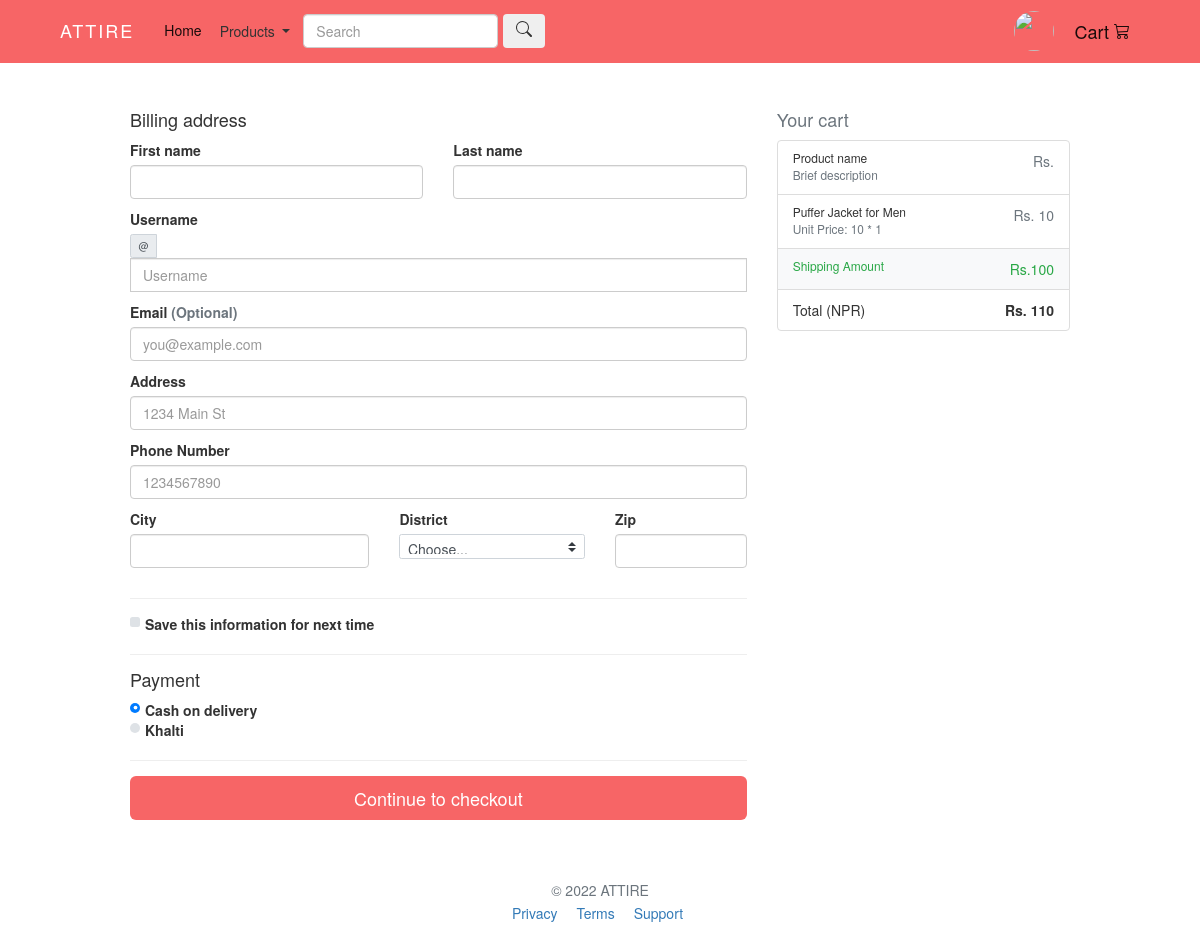
/user/checkout/ (signed in), run on the app's committed database.
### user/models.py (models this page shows)
class Cart(models.Model):
    user = models.ForeignKey (User, on_delete=models.CASCADE)
    product = models.ForeignKey (Products, on_delete=models.CASCADE)
    quantity = models.IntegerField(null = False, blank = False)
    created_at = models.DateTimeField(auto_now_add=True)
    added_to_order = models.BooleanField(default=False)

### products/models.py (models this page shows, shortened)
class Products(models.Model):
    uuid = models.UUIDField(default=uuid.uuid4, unique=True, primary_key=True, editable=False)
    name = models.CharField(max_length=60, default='')
    price = models.IntegerField(default=0)
    description = models.CharField(max_length=500, default='', blank=True, null=True)
    color = models.CharField(max_length=250, default='', blank=True, null=True)
    stock = models.CharField(max_length = 200,choices= STOCK, default="")
    status = models.CharField(max_length = 200,choices= STATUS, default="")
    image = models.ImageField(upload_to='static/img/')
    category = models.CharField(choices=PRODUCTCATEGORY, default="All", max_length=100)
    quantity = models.IntegerField(null = False, blank = False , default = "1")

### user/views.py (the view, shortened to what this page needs)
# urls.py: path('checkout/', views.checkOut, name ='checkout'),
@login_required(login_url='/user/login/')
def checkOut(request):
    if request.method == 'GET':
        cart_queryset = Cart.objects.filter(user=request.user, added_to_order=False).select_related('product').annotate(total_price=F('product__price')*F('quantity'))
        total_price = cart_queryset.aggregate(all_total=Sum('total_price'))['all_total']+100
        return render (request , "user/checkout.html", {"carts":cart_queryset, "all_total":total_price})
    return render(request , "user/checkout.html", {"shipping_address" : address, "first_name" : first_name , "last_name" : last_name , "mobile" : mobile , "email" : email, "quantity" :  quantity , "city" : city , "payment_method" : payment_method})

### user/templates/user/checkout.html (shortened to what this page needs)
{% load static %}
{% include 'home/base.html' %}
{% block content %}
<div class="container" style = "padding : 10rem;">
    <form action="/user/checkout/" method="POST">
    <div class="row">
        <div class="col-md-4 order-md-2 mb-4">
            <h4 class="d-flex justify-content-between align-items-center mb-3">
                <span class="text-muted">Your cart</span>
            </h4>
            <ul class="list-group mb-3 sticky-top">
                <li class="list-group-item d-flex justify-content-between lh-condensed">
                    <div>
                        <h6 class="my-0">Product name</h6>
                        <small class="text-muted">Brief description</small>
                    </div>
                    <span class="text-muted">Rs. </span>
                </li>
                {% for item in carts %}
                <li class="list-group-item d-flex justify-content-between lh-condensed">
                    <div>
                        <h6 class="my-0">{{item.product.name}}</h6>
                        <small class="text-muted">Unit Price: {{item.product.price}} * {{item.quantity}}</small>
                    </div>
                    <span class="text-muted">Rs. {{item.total_price}}</span>
                </li>
                {% endfor %}
                <li class="list-group-item d-flex justify-content-between bg-light">
                    <div class="text-success">
                        <h6 class="my-0">Shipping Amount</h6>
                    </div>
                    <span class="text-success">Rs.100</span>
                </li>
                <li class="list-group-item d-flex justify-content-between">
                    <span>Total (NPR)</span>
                    <strong>Rs. {{all_total}}</strong>
                </li>
            </ul>
        </div>
        <div class="col-md-8 order-md-1">
            <h4 class="mb-3">Billing address</h4>
            <form class="needs-validation" novalidate="">
                <div class="row">
                    <div class="col-md-6 mb-3">
                        <label for="firstName">First name</label>
                        <input type="text" class="form-control" id="firstName" placeholder="" value="" required="" name = "first_name">
                    </div>
                    <div class="col-md-6 mb-3">
                        <label for="lastName">Last name</label>
                        <input type="text" class="form-control" id="lastName" placeholder="" value="" required="" name = "last_name">
                    </div>
                </div>
                <div class="mb-3">
                    <label for="username">Username</label>
                    <div class="input-group">
                        <div class="input-group-prepend">
                            <span class="input-group-text">@</span>
                        </div>
                        <input type="text" class="form-control" id="username" placeholder="Username" required="">
                    </div>
                </div>
                <div class="mb-3">
                    <label for="email">Email <span class="text-muted">(Optional)</span></label>
                    <input type="email" class="form-control" id="email" placeholder="you@example.com" name = "email">
                </div>
                <div class="mb-3">
                    <label for="address">Address</label>
                    <input type="text" class="form-control" id="address" placeholder="1234 Main St" required="" name = "address">
                </div>
                <div class="mb-3">
                    <label for="phonenumber">Phone Number </label>
                    <input type="text" class="form-control" id="phonenumber" placeholder="1234567890" name = "mobile">
                </div>
                <div class="row">
                    <div class="col-md-5 mb-3">
                        <label for="city">City</label>
                        <input type="text" class="form-control" id="city" placeholder="" required="" name = "city">
                    </div>
                    <div class="col-md-4 mb-3">
                        <label for="state">District</label>
                        <select class="custom-select d-block w-100" id="district" required="" name = "district">
                            <option value="">Choose...</option>
                        </select>
                    </div>
                    <div class="col-md-3 mb-3">
                        <label for="zip">Zip</label>
                        <input type="text" class="form-control" id="zip" placeholder="" required="" name = "zip">
                    </div>
                </div>
                <hr class="mb-4">
                <div class="custom-control custom-checkbox">
                    <label class="custom-control-label" for="save-info">Save this information for next time</label>
                </div>
                <hr class="mb-4">
                <h4 class="mb-3">Payment</h4>
                <div class="d-block my-3">
                    <div class="custom-control custom-radio">
                        <label class="custom-control-label" for="cashondelivery">Cash on delivery</label>
                    </div>
                    <div class="custom-control custom-radio">
                        <label class="custom-control-label" for="khalti">Khalti</label>
                    </div>
                </div>
                <hr class="mb-4">
                <button class="btn btn-primary btn-lg btn-block" style = "background-color: #F76566 ; border: None;" type = "submit" > Continue to checkout </button>
        </div>
    </form>
    </div>
    <footer class="my-5 pt-5 text-muted text-center text-small">
        <p class="mb-1">© 2022 ATTIRE</p>
        <ul class="list-inline">
            <li class="list-inline-item"><a href="#">Privacy</a></li>
            <li class="list-inline-item"><a href="#">Terms</a></li>
            <li class="list-inline-item"><a href="#">Support</a></li>
        </ul>
    </footer>
{% endblock %}

### data on the page
Cart: product.name "Puffer Jacket for Men", product.price "10", quantity "1", total_price "10"

### other printed values
{{ all_total }} "110"
